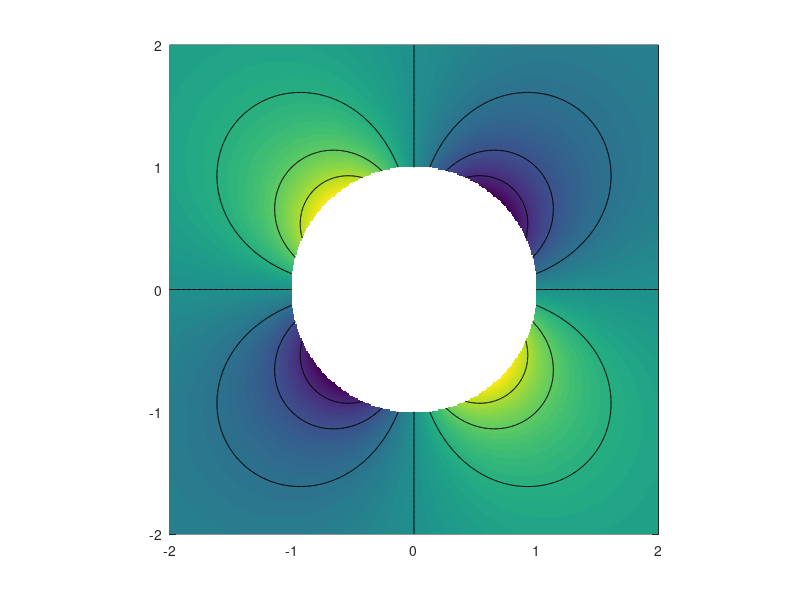

Recreate this plot in MATLAB. (Note: this script raises an error after producing the figure.)
%==============================================================================================================
% CYL_P_MATRIX.M
%
% Pressure around circular inclusion
%
% 2002, Dani Schmid
%
% DISCLAIMER OF WARRANTY: 
% Since the Software is provided free of charge, the Software is provided on an AS IS basis,
% without warranty of any kind, including without limitation the warranties of merchantability,
% fitness for a particular purpose and non-infringement. The entire risk as to the quality and performance 
% of the Software is borne by you. Should the Software prove defective, 
% you assume the entire cost of any service and repair. 
%
% LIMITATION OF LIABILITY: 
% UNDER NO CIRCUMSTANCES AND UNDER NO LEGAL THEORY, TORT, CONTRACT, OR OTHERWISE, 
% SHALL THE AUTHORS BE LIABLE TO YOU OR ANY OTHER PERSON FOR ANY INDIRECT, SPECIAL, INCIDENTAL, 
% OR CONSEQUENTIAL DAMAGES OF ANY CHARACTER INCLUDING, WITHOUT LIMITATION, DAMAGES FOR LOSS OF GOODWILL, 
% WORK STOPPAGE, COMPUTER FAILURE OR MALFUNCTION, OR ANY AND ALL OTHER COMMERCIAL DAMAGES OR LOSSES
%==============================================================================================================

%FAR FIELD FLOW - VISCOSITIES - GEOMETRY
gr	    = 1;
er      = 0;
mm      = 1;
mc      = 1e6;
rc	    = 1;

%PRESSURE CALCULATION IN THE Z-PLANE
[X,Y]	= meshgrid(-2:.01:2);
Z	    = X+i*Y;
P	    = -2.*mm.*(mc-mm)./(mc+mm).*real(rc^2./Z.^2.*(i*gr+2*er));

%PRESSURE IS ONLY FOR THE OUTSIDE OF THE CLAST
P(abs(Z)<rc) = NaN;

%PLOTTING
pcolor(X,Y,P)
axis image;
shading interp;
hold on;
contour(X,Y,P, [-1.5,-1,-.5,0,.5,1,1.5], 'k');
colorbar('horiz');
